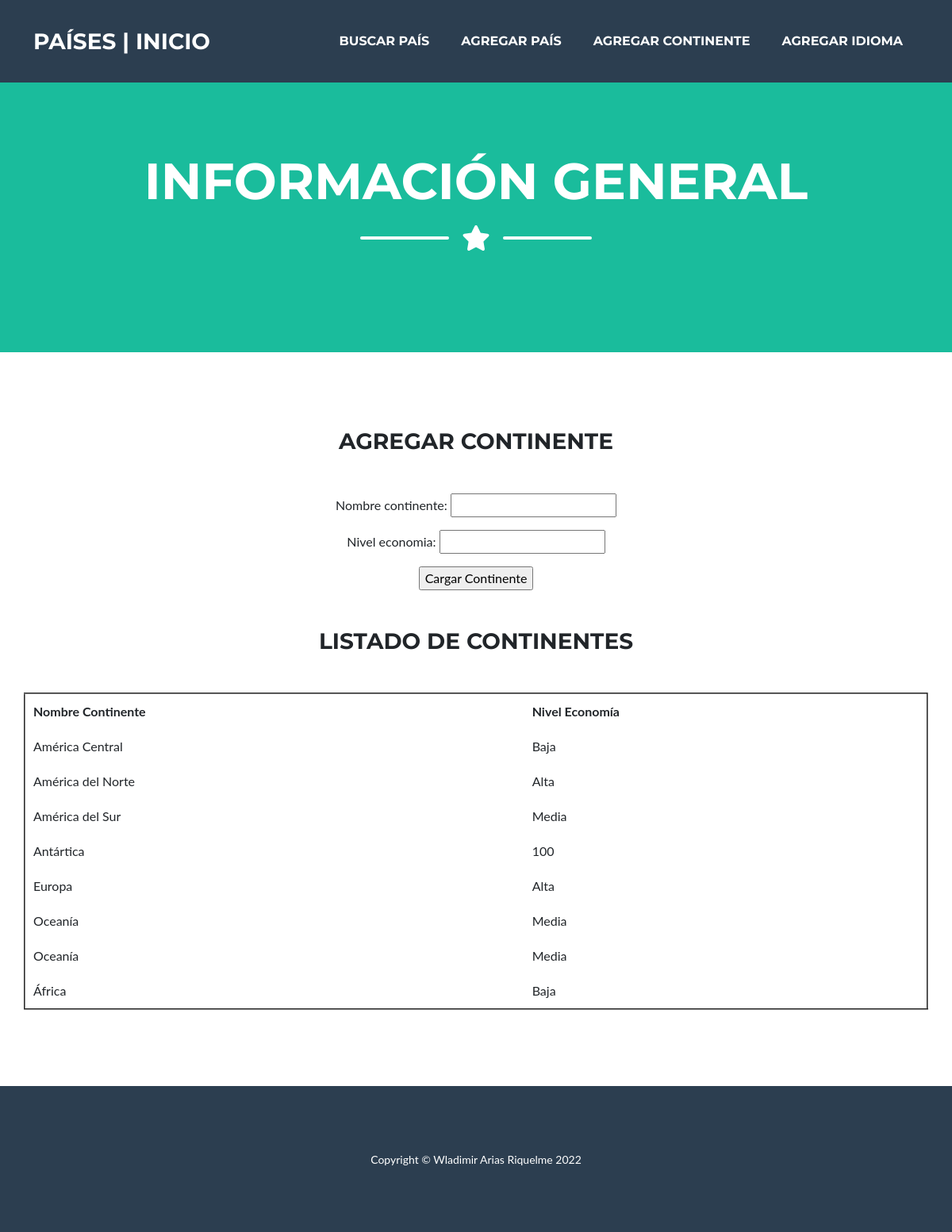
The app's page /continentes/crear/ with its own data.
### app/models.py (models this page shows)
class Continente(models.Model):
    nombre_continente = models.CharField(max_length=50)
    nivel_economia = models.CharField(max_length=50)

### app/views.py (the view)
# urls.py: path("continentes/crear/", creacion_continente, name="app-continentes-crear"),
def creacion_continente(request):
    if request.method == 'POST':
        formulario = ContinenteFormulario(request.POST)
        if formulario.is_valid():
            data = formulario.cleaned_data
            continente = Continente(nombre_continente=data['nombre_continente'], nivel_economia=data['nivel_economia'])
            continente.save()
        return render(request, 'app/index.html')
    else:
        formulario = ContinenteFormulario()
    continentes = Continente.objects.all().order_by('nombre_continente')
    contexto2 = {"continentes":continentes}
    contexto = {"formulario":formulario}
    nuevo_contexto = {**contexto, **contexto2}
    return render(request, 'app/agregar_continente.html', nuevo_contexto)

### app/forms.py
class ContinenteFormulario(forms.Form):
    nombre_continente = forms.CharField()
    nivel_economia = forms.CharField()

### app/templates/app/agregar_continente.html
{% extends 'app/base.html' %} {% block contenido %}
<div class="container d-flex align-items-center flex-column">
    <h3 class="masthead-heading text-uppercase mb-0">Agregar Continente</h3>
    <div class="divider-custom divider-light">
        <div class="divider-custom-line"></div>
    </div>
</div>
<form action="" method="post">
    {% csrf_token %} {{ formulario.as_p }}
    <input type="submit" value="Cargar Continente">
</form>
<div class="container d-flex align-items-center flex-column">
    <div class="divider-custom divider-light">
        <div class="divider-custom-line"></div>
    </div>
    <h3 class="masthead-heading text-uppercase mb-0">Listado de Continentes</h3>
    <div class="divider-custom divider-light">
        <div class="divider-custom-line"></div>
    </div>
</div>
<table cellspacing="10" cellpadding="10" border="2">
    <thead>
        <tr>
            <th>Nombre Continente</th>
            <th>Nivel Economía</th>
        </tr>
    </thead>
    <tbody>
        {% for continente in continentes %}
        <tr>
            <td>{{ continente.nombre_continente }}</td>
            <td>{{ continente.nivel_economia }}</td>
        </tr>
        {% endfor %}
    </tbody>
</table>
{% endblock %}

### records on screen
Continente: nombre_continente "América Central", nivel_economia "Baja"
Continente: nombre_continente "América del Norte", nivel_economia "Alta"
Continente: nombre_continente "América del Sur", nivel_economia "Media"
Continente: nombre_continente "Antártica", nivel_economia "100"
Continente: nombre_continente "Europa", nivel_economia "Alta"
Continente: nombre_continente "Oceanía", nivel_economia "Media"
Continente: nombre_continente "Oceanía", nivel_economia "Media"
Continente: nombre_continente "África", nivel_economia "Baja"
